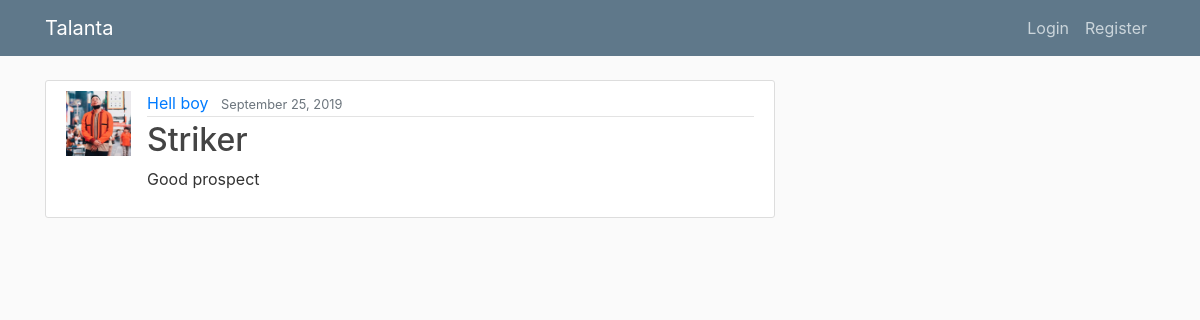
The page /post/13/ on the database its author committed.
### karatasi/models.py (models this page shows, shortened)
class Post(models.Model):
    sport_type = (('soccer', 'Soccer'),('basketball', 'Basketball'),('netball', 'Netball'),)
    image = models.ImageField(default = 'default.jpg' , upload_to ='player_pics')
    county = models.CharField(default = '', max_length=100)
    school = models.CharField(default = '', max_length=100)
    player_name = models.CharField(default = '', max_length=100)
    age = models.CharField(default = '', max_length=100)
    gender = models.CharField(default = '', max_length=100)
    sport =  models.CharField(max_length=10, choices=sport_type)
    height = models.CharField(default = '', max_length=100)
    weight = models.CharField(default = '', max_length=100)
    speed = models.CharField(default = '', max_length=100)
    position = models.CharField(max_length=100)
    comment = models.TextField()
    date_posted = models.DateTimeField(default=timezone.now)
    name = models.ForeignKey(User,on_delete=models.CASCADE)

### users/models.py (models this page shows, shortened)
class Profile(models.Model):
    user = models.OneToOneField(User, on_delete = models.CASCADE)
    image = models.ImageField(default = 'default.jpg' , upload_to ='profile_pics')

### karatasi/views.py (the view)
# urls.py: path('post/<int:pk>/', PostDetailView.as_view(), name = 'post-detail'),
class PostDetailView(DetailView):
    model = Post

### karatasi/templates/karatasi/post_detail.html (shortened to what this page needs)
{% extends "karatasi/base.html"%}
{% block content %}
      <article class="media content-section">
        <img class = 'rounded-square article-img'src="{{ object.name.profile.image.url }}" alt="">
        <div class="media-body">
          <div class="article-metadata">
            <a class="mr-2" href="{% url 'user-posts' object.name.username %}">{{ object.player_name}} </a>
            <small class="text-muted">{{object.date_posted|date:" F d, Y"}}</small>
          </div>
          <h2 class="article-title" >{{object.position}}</h2>
          <p class="article-content">{{object.comment}}</p>
        </div>
      </article>
{% endblock content%}

### karatasi/static/karatasi/main.css (style rules this page uses)
body { background: #fafafa; color: #333333; margin-top: 5rem; }
h1, h2, h3, h4, h5, h6 { color: #444444; }
.content-section { background: #ffffff; padding: 10px 20px; border: 1px solid #dddddd; border-radius: 3px; margin-bottom: 20px; }
.article-title { color: #444444; }
.article-content { white-space: pre-line; }
.article-img { height: 65px; width: 65px; margin-right: 16px; }
.article-metadata { padding-bottom: 1px; margin-bottom: 4px; border-bottom: 1px solid #e3e3e3 }

### rows shown on the page
Post: name.profile.image (picture), player_name "Hell boy", date_posted "September 25, 2019", position "Striker", comment "Good prospect"
